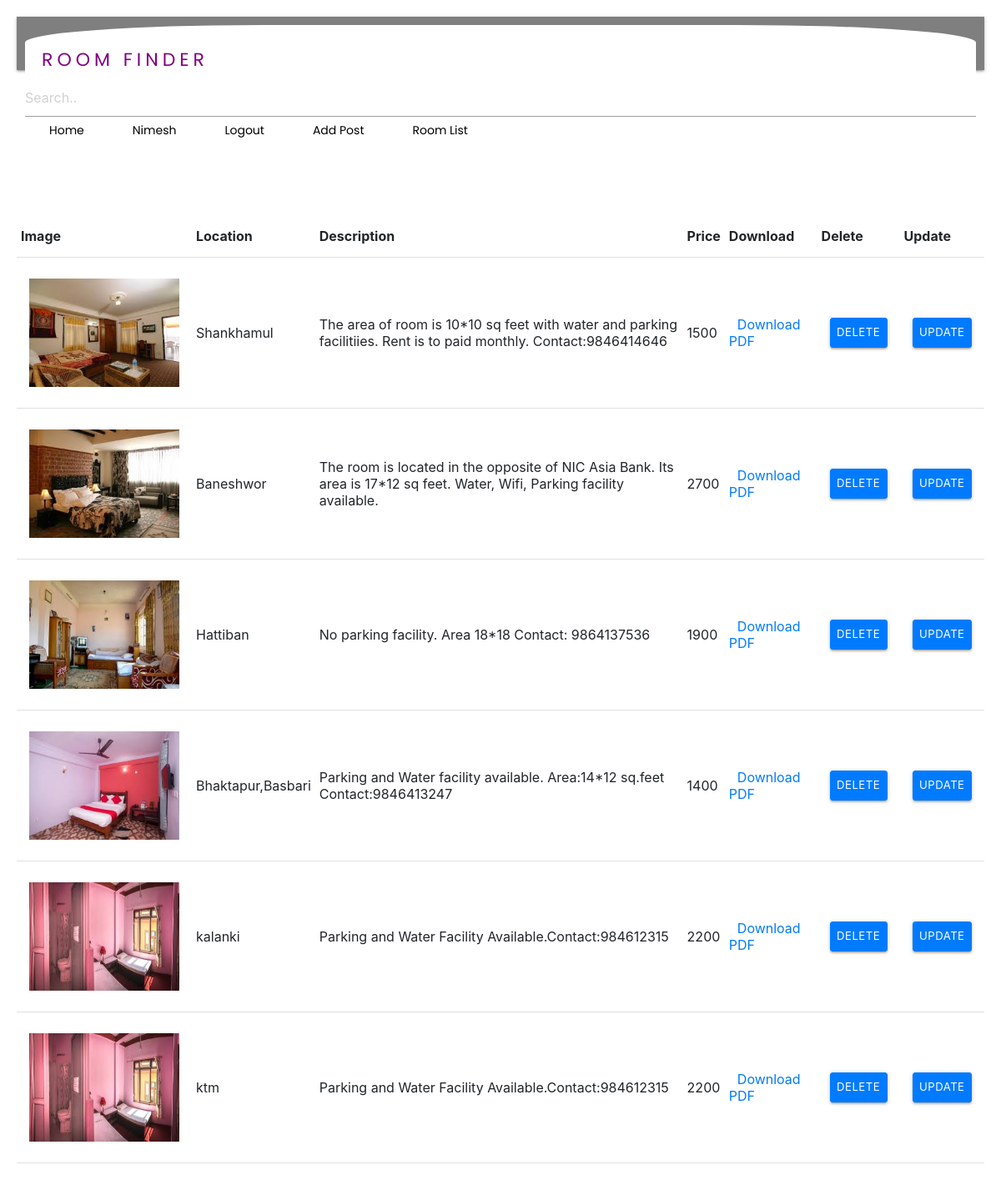
The app's page /room/ (signed in) with its own data.
### addpost/models.py (models this page shows, shortened)
class Room(models.Model):
	pdf = models.ImageField(upload_to = "room/pdfs")
	location = models.TextField()
	description = models.TextField()
	price = models.IntegerField()

### addpost/views.py (the view)
# urls.py: path("room/",views.room_list, name="room"),
def room_list(request):
	room = Room.objects.all()
	query = ""
	if request.GET:
		query = request.GET['q']
		room = get_data_queryset(str(query))
	return render(request,"addpost/room_list.html",{"rooms":room})

### addpost/templates/addpost/room_list.html (shortened to what this page needs)
{% extends "base.html" %}
{% block content %}
{% include "start/navbar.html" %}
<form class = "search-bar" method="get">
	<input type="text" name="q" placeholder="Search.." id="id_q">
</form>
<table>
	<thead>
		<tr>
			<th>Image</th>
			<th>Location</th>
			<th>Description</th>
			<th>Price</th>
			<th>Download</th>
			<th>Delete</th>
			<th>Update</th>
		</tr>
	</thead>
	{% if rooms %}
	<tbody>
		{% for room in rooms %}
		<tr>
			<td>
				<img src="{{room.pdf.url}}" width="200px" height="150px">
			</td>
			<td>{{room.location}}</td>
			<td>{{room.description}}</td>
			<td>{{room.price}}</td>
			<td><a href="{{room.pdf.url}}">Download PDF</a></td>
			<td>
				<form method="POST" action="{% url 'addpost:delete_room' room.pk %}">
					<button type="submit" class="btn btn-primary btn-sm">Delete</button>
				</form>
			</td>
			<td>
				<form method="POST" action="{% url 'addpost:update_room' room.pk %}">
					<button type="submit" class="btn btn-primary btn-sm">Update</button>
				</form>
			</td>
		</tr>
		{% endfor %}
		{% endif %}
	</tbody>
</table>
{% endblock %}

### start/templates/start/navbar.html (shortened to what this page needs)
{% load static %}
<link rel="stylesheet" type="text/css" href="{% static 'css/style.css' %}">
<link rel="stylesheet" type="text/css" href="{% static 'css/stylesheet.css' %}">
<link rel="stylesheet" href="https://stackpath.bootstrapcdn.com/bootstrap/4.4.1/css/bootstrap.min.css">
<nav>
    <div class="logo">
      <a href="#" >Room Finder</a>
     </div>
      <ul class="nav_items" >
        <li><a href="/">Home</a></li>
        {% if user.is_authenticated %}
        <li><a href="/account">{{user.username}}</a></li>
        <li><a href="/logout">Logout</a></li>
        <li><a href="/addpost">Add Post</a></li>
        <li><a href="/room">Room List</a></li>
        {% else %}
      	<li><a href="/register">Register</a></li>
      	<li><a href="/login">Login</a></li>
       {% endif %}
      </ul>
</nav>

### static/css/style.css (style rules this page uses)
* { margin: 0px; padding: 0px; box-sizing: border-box; }
nav { display:flex; justify-content: space-around; align-items: center; min-height: 8vh; background-color: rgba(0,0,0,0.5); font-family: 'Poppins', sans-serif; }
.logo { background: white; border-radius: 25%; text-transform:uppercase; letter-spacing:5px; font-size: 22px; }
.logo a { color: purple; text-decoration: none; }
.nav_items { display:flex; justify-content: space-around; width:50%; }
.nav_items a { text-decoration:none; color: black; font-size: 14px; }
.nav_items li { list-style:none; }
table { margin-top: 100px; }

### static/css/stylesheet.css (style rules this page uses)
* { padding:10px; }

### records on screen
Room: pdf (picture), location "Shankhamul", description "The area of room is 10*10 sq feet with water and parking facilitiies. Rent is to paid monthly. Contact:9846414646", price "1500"
Room: pdf (picture), location "Baneshwor", description "The room is located in the opposite of NIC Asia Bank. Its area is 17*12 sq feet. Water, Wifi, Parking facility available.", price "2700"
Room: pdf (picture), location "Hattiban", description "No parking facility. Area 18*18 Contact: 9864137536", price "1900"
Room: pdf (picture), location "Bhaktapur,Basbari", description "Parking and Water facility available. Area:14*12 sq.feet Contact:9846413247", price "1400"
Room: pdf (picture), location "kalanki", description "Parking and Water Facility Available.Contact:984612315", price "2200"
Room: pdf (picture), location "ktm", description "Parking and Water Facility Available.Contact:984612315", price "2200"

### other values on screen
{{ user.username }} "Nimesh"
